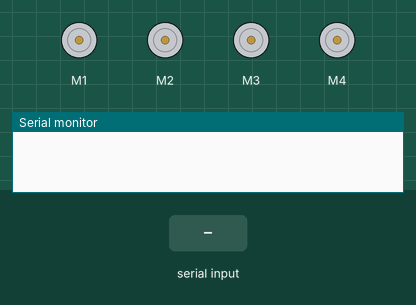
This sketch was run on a simulated Arduino Uno, built with avr-gcc and run on an emulated ATmega328P. Parts: 4 × DC motor (green arrow = forward, orange = backward, longer = faster), the last lines printed to the serial monitor. The inputs (shaded band) are chosen by the test bench.

Above: at 1.2 s.
1.3 s: "FORWARD\n" received over Serial
At 2.3 s:
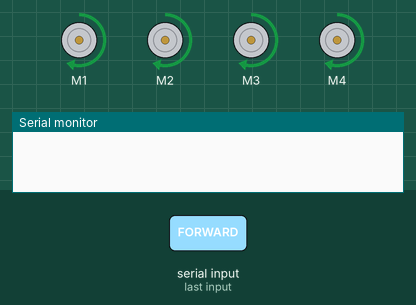
2.8 s: "SPEED:90\n" received over Serial
At 3.5 s:
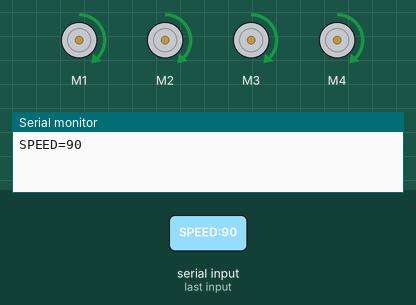
4.3 s: "BACKWARD\n" received over Serial
At 4.6 s:
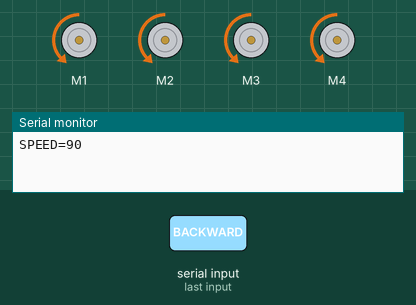
5.8 s: "RIGHT\n" received over Serial
At 6.8 s:
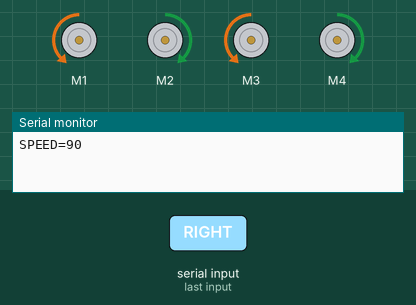
7.3 s: "LEFT\n" received over Serial
At 7.8 s:
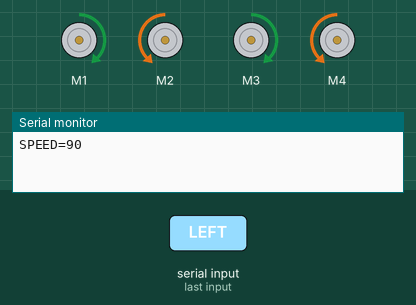
8.8 s: "FORWARDLEFT\n" received over Serial
At 9.5 s:
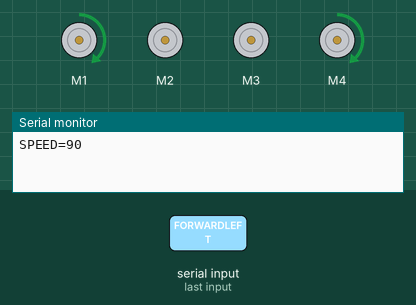
Timing chart, 0 to 11.3 s (numbered marks = the images above; inputs shaded):
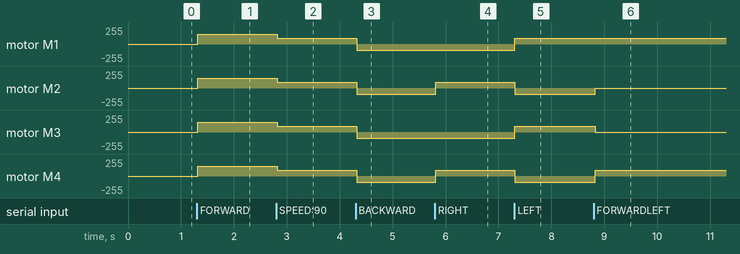

The sketch:

code.ino
```cpp
#include <AFMotor.h>

// Mecanum: FL=M1, BL=M2, FR=M3, BR=M4
AF_DCMotor m1(1), m2(2), m3(3), m4(4);

String cmd;
uint8_t spd = 150;

void setup() {
  Serial.begin(9600);
  setAllSpeed(spd);
  allStop();
}

void loop() {
  readCommand();
  if (cmd.length() == 0) return;

  String s = cmd; s.trim(); s.toUpperCase();

  if (s == "FORWARD")       runAll(FORWARD);
  else if (s == "BACKWARD") runAll(BACKWARD);

  // Strafe
  else if (s == "RIGHT")  {  // strafe left
    m1.run(BACKWARD); m2.run(FORWARD);  m3.run(BACKWARD); m4.run(FORWARD);
  }
  else if (s == "LEFT") {  // strafe right
    m1.run(FORWARD);  m2.run(BACKWARD); m3.run(FORWARD);  m4.run(BACKWARD);
  }

  // Diagonal
  else if (s == "FORWARDLEFT") { // FL & BR forward
    m1.run(FORWARD); m2.run(RELEASE); m3.run(RELEASE); m4.run(FORWARD);
  }
  else if (s == "FORWARDRIGHT") { // FR & BL forward
    m1.run(RELEASE); m2.run(FORWARD); m3.run(FORWARD); m4.run(RELEASE);
  }
  else if (s == "BACKWARDLEFT") { // FL & BR backward
    m1.run(BACKWARD); m2.run(RELEASE); m3.run(RELEASE); m4.run(BACKWARD);
  }
  else if (s == "BACKWARDRIGHT") { // FR & BL backward
    m1.run(RELEASE); m2.run(BACKWARD); m3.run(BACKWARD); m4.run(RELEASE);
  }

  // Rotate

  else if (s == "ROTATELEFT")  { // xoay trái
    m1.run(FORWARD);
    m2.run(BACKWARD);
    m3.run(BACKWARD);
    m4.run(FORWARD);
  }
  else if (s == "ROTATERIGHT") { // xoay phải
    m1.run(BACKWARD);
    m2.run(FORWARD);
    m3.run(FORWARD);
    m4.run(BACKWARD);
  }

  else if (s == "STOP") allStop();
  else if (s == "TEST") testSequence(1500);
  else if (s.startsWith("SPEED:")) setSpeedFrom(s); // ví dụ SPEED:150

  cmd = "";
}

// ==== helpers ====
void readCommand() {
  while (Serial.available()) {
    char c = Serial.read();
    if (c!='\n' && c!='\r') cmd += c;
    delay(2);
  }
}
void runAll(uint8_t dir){ m1.run(dir); m2.run(dir); m3.run(dir); m4.run(dir); }
void allStop(){ m1.run(RELEASE); m2.run(RELEASE); m3.run(RELEASE); m4.run(RELEASE); }
void setAllSpeed(uint8_t s){ m1.setSpeed(s); m2.setSpeed(s); m3.setSpeed(s); m4.setSpeed(s); }

void setSpeedFrom(const String &s){
  int v = s.substring(s.indexOf(':')+1).toInt();
  if (v<0) v=0; if (v>255) v=255;
  spd=v; setAllSpeed(spd);
  Serial.print("SPEED="); Serial.println(spd);
}

void testOne(AF_DCMotor &m, int idx, unsigned long ms){
  Serial.print("Test M"); Serial.println(idx);
  m.run(FORWARD);  delay(ms);
  m.run(RELEASE);  delay(400);
  m.run(BACKWARD); delay(ms);
  m.run(RELEASE);  delay(600);
}

void testSequence(unsigned long ms){
  setAllSpeed(spd);
  testOne(m1,1,ms); testOne(m2,2,ms); testOne(m3,3,ms); testOne(m4,4,ms);
}
```

Measured:
- after the input at 1.3 s, motor M1–4: stopped → forward 150/255 at once
- after the input at 2.8 s, motor M1–4: forward 150/255 → forward 90/255 at once
- after the input at 4.3 s, motor M1–4: forward 90/255 → backward 90/255 at once
- after the input at 5.8 s, motor M2, motor M4: backward 90/255 → forward 90/255 at once
- after the input at 7.3 s, motor M1, motor M3: backward 90/255 → forward 90/255 at once; motor M2, motor M4: forward 90/255 → backward 90/255 at once
- after the input at 8.8 s, motor M2: backward 90/255 → stopped at once; motor M3: forward 90/255 → stopped at once; motor M4: backward 90/255 → forward 90/255 at once
